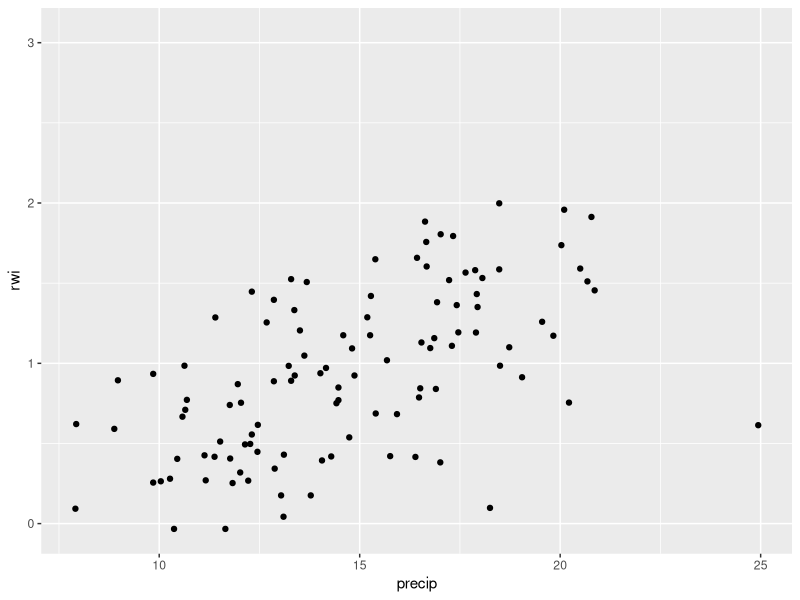
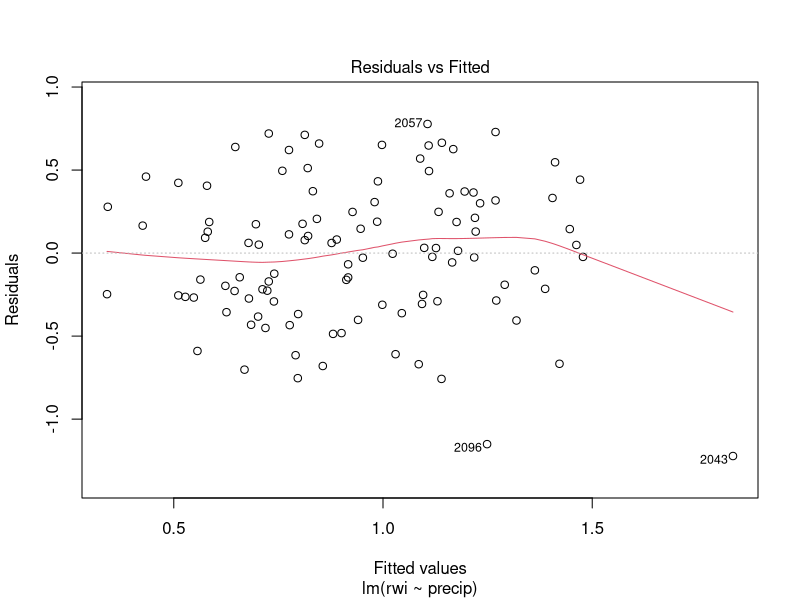
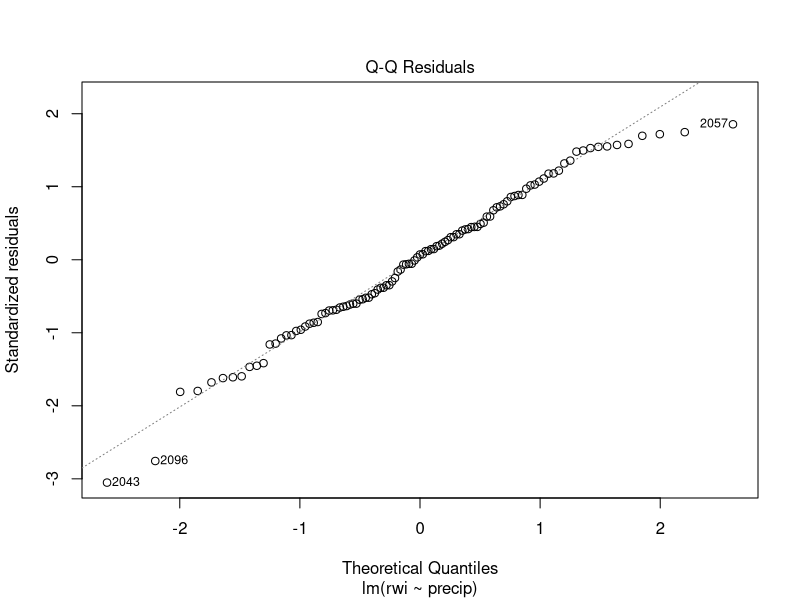
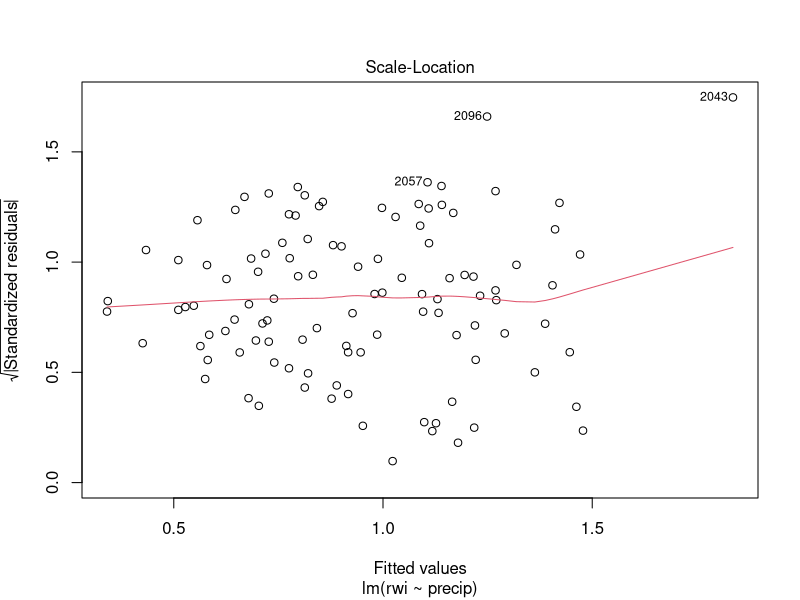
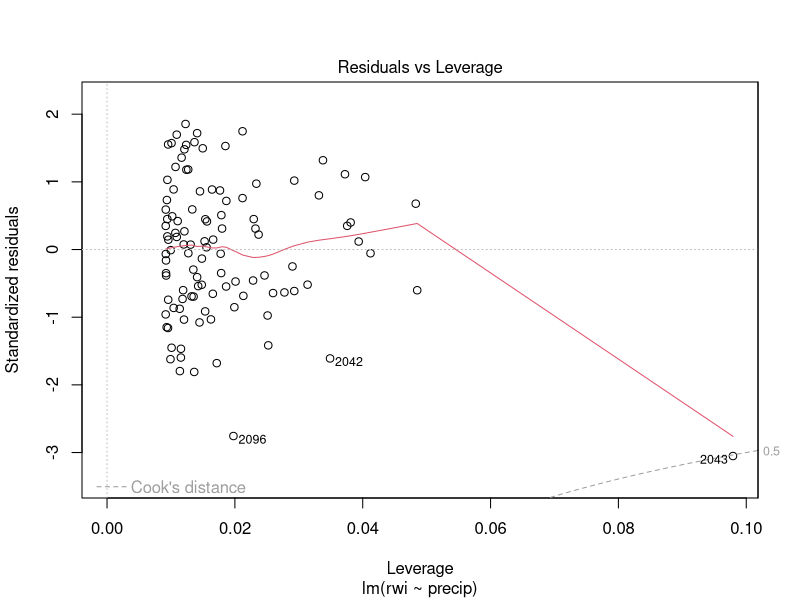
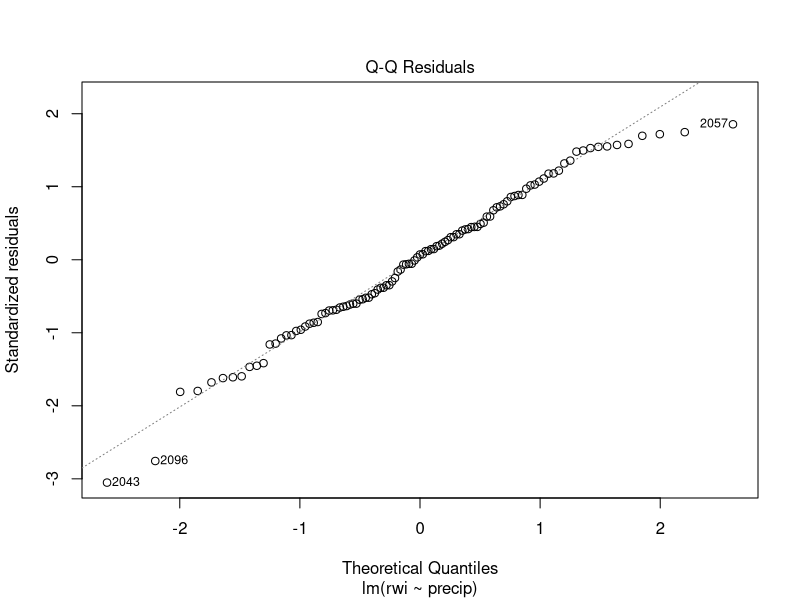
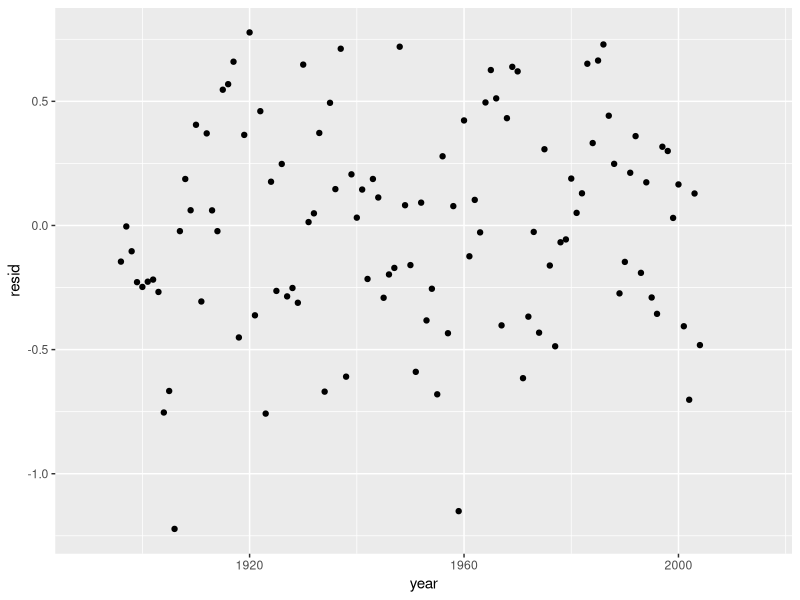
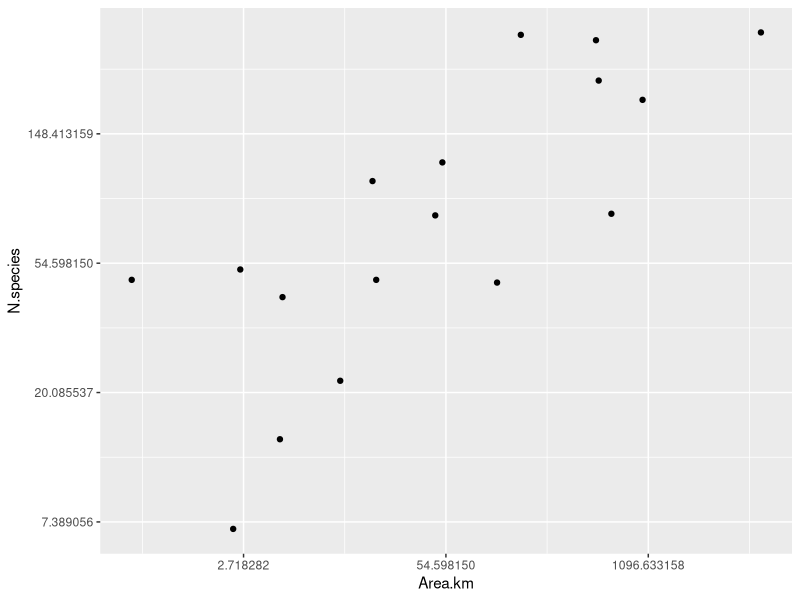

Write the R code that produced these figures, in order.
## ---- chunk 1
setwd('C:/Users/Emily/Documents/enield/homework3/')
## ---- chunk 2
library(ggplot2)
library(dplyr)
library(tidyr)
library(magrittr) # for the %$% notation I'll use later.
## ---- chunk 3
precip <- read.csv('data/precip.csv')
rwi <- read.csv('data/rwi.csv')
gd <- read.csv('data/GalapagosData.csv')

summary(rwi)
summary(precip)
## ---- chunk 4
head(precip)
## ---- chunk 5
precip.df <- precip %>% gather(key=month, value=precip, -year) %>% arrange(year, month)
head(precip.df)
## ---- chunk 6
precip.df <- precip.df %>% mutate(water_year = lead(year, 6))
head(precip.df, 20)
## ---- chunk 7
annual_precip <- precip.df %>% group_by(water_year) %>% 
  summarize(precip=sum(precip)) %>%
  filter(water_year>1895)
# Don't forget to filter out year=1895 because it wasn't complete.
head(annual_precip)
## ---- chunk 8
rwi.precip.df <- left_join(rwi, annual_precip, by=c('year'='water_year'))
tail(rwi.precip.df)
## ---- chunk 9
ggplot(data=rwi.precip.df) + geom_point(aes(x=precip, y=rwi))
## ---- chunk 10
# Fit the model
model <- lm(rwi~precip, data=rwi.precip.df, na.action=na.exclude)
# Print out a summary
summary(model)
## ---- chunk 11
plot(model) # You can then step through each plot, Hit <Return> to see the next plot
# Or you can see one plot at a time, e.g.
plot(model, which=2)
## ---- chunk 12
# Add the residual column
rwi.precip.df $resid <- residuals (model)
# Print out a summary
head(rwi.precip.df)
## ---- chunk 13
ggplot(data=rwi.precip.df) + geom_point(aes(x=year, y=resid)) + scale_x_continuous(limits = c(1890, 2015))
## ---- chunk 14
ggplot(data=gd) + geom_point(aes(x=Area.km, y=N.species)) + scale_y_continuous(trans = "log") + scale_x_continuous(trans = "log")
## ---- chunk 15

model2 <- lm(Log_N_Species~Log_Area_km, data=gd)

summary(model2)
## ---- chunk 16
plot(model2) 
